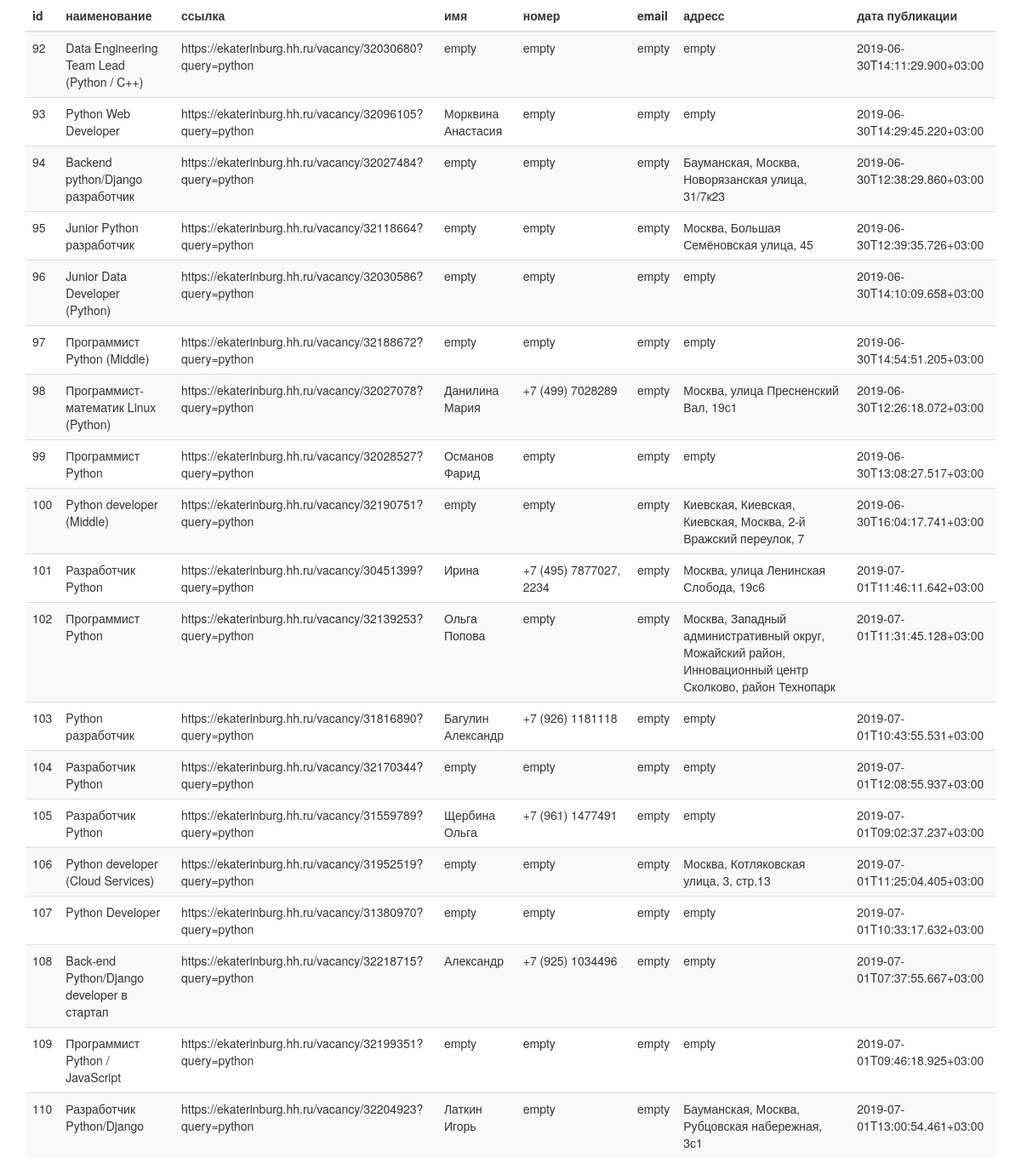
The page / on the database its author committed.
### table/models.py (models this page shows)
class Table(models.Model):
	title = models.CharField(max_length = 50)
	link = models.URLField()
	name = models.CharField(max_length = 30)
	number =models.CharField(max_length = 25)
	email = models.EmailField()
	address = models.CharField(max_length = 50)
	date_public = models.CharField(max_length=30)

### table/views.py (the view)
# urls.py: re_path(r'^$', views.table),
def table(request):
	data = Table.objects.all()
	return render (request, 'table/table.html', {'employ' : data })

### templates/table/table.html (shortened to what this page needs)
<!doctype html>
<html lang="en">
  <head>
    <link rel="stylesheet" href="https://maxcdn.bootstrapcdn.com/bootstrap/3.3.7/css/bootstrap.min.css">
    <link rel="stylesheet" href="https://maxcdn.bootstrapcdn.com/bootstrap/3.3.7/css/bootstrap-theme.min.css">
  </head>
  <body>
      <div class="container">
          <table class="table table-striped">
              <thead>
                  <tr>
                      <th>id</th>
                      <th>наименование</th>
                      <th>ссылка</th>
                      <th>имя</th>
                      <th>номер</th>
                      <th>email</th>
                      <th>адресс</th>
                      <th>дата публикации</th>
                  </tr>
              </thead>
              <tbody>
                  {% for emp in employ %}
                  <tr>
                      <td>{{ emp.id }}</td>
                      <td>{{ emp.title }}</td>
                      <td>{{ emp.link }}</td>
                      <td>{{ emp.name }}</td>
                      <td>{{ emp.number }}</td>
                      <td>{{ emp.email }}</td>
                      <td>{{ emp.address }}</td>
                      <td>{{ emp.date_public }}</td>
                  </tr>
                 {% endfor %}
              </tbody>
          </table>
      </div>
  </body>
  </html>

### rows shown on the page
Table: id "92", title "Data Engineering Team Lead (Python / C++)", link "https://ekaterinburg.hh.ru/vacancy/32030680?query=python", name "empty", number "empty", email "empty", address "empty", date_public "2019-06-30T14:11:29.900+03:00"
Table: id "93", title "Python Web Developer", link "https://ekaterinburg.hh.ru/vacancy/32096105?query=python", name "Морквина Анастасия", number "empty", email "empty", address "empty", date_public "2019-06-30T14:29:45.220+03:00"
Table: id "94", title "Backend python/Django разработчик", link "https://ekaterinburg.hh.ru/vacancy/32027484?query=python", name "empty", number "empty", email "empty", address "Бауманская, Москва, Новорязанская улица, 31/7к23", date_public "2019-06-30T12:38:29.860+03:00"
Table: id "95", title "Junior Python разработчик", link "https://ekaterinburg.hh.ru/vacancy/32118664?query=python", name "empty", number "empty", email "empty", address "Москва, Большая Семёновская улица, 45", date_public "2019-06-30T12:39:35.726+03:00"
Table: id "96", title "Junior Data Developer (Python)", link "https://ekaterinburg.hh.ru/vacancy/32030586?query=python", name "empty", number "empty", email "empty", address "empty", date_public "2019-06-30T14:10:09.658+03:00"
Table: id "97", title "Программист Python (Middle)", link "https://ekaterinburg.hh.ru/vacancy/32188672?query=python", name "empty", number "empty", email "empty", address "empty", date_public "2019-06-30T14:54:51.205+03:00"
Table: id "98", title "Программист-математик Linux (Python)", link "https://ekaterinburg.hh.ru/vacancy/32027078?query=python", name "Данилина Мария", number "+7 (499) 7028289", email "empty", address "Москва, улица Пресненский Вал, 19с1", date_public "2019-06-30T12:26:18.072+03:00"
Table: id "99", title "Программист Python", link "https://ekaterinburg.hh.ru/vacancy/32028527?query=python", name "Османов Фарид", number "empty", email "empty", address "empty", date_public "2019-06-30T13:08:27.517+03:00"
Table: id "100", title "Python developer (Middle)", link "https://ekaterinburg.hh.ru/vacancy/32190751?query=python", name "empty", number "empty", email "empty", address "Киевская, Киевская, Киевская, Москва, 2-й Вражский переулок, 7", date_public "2019-06-30T16:04:17.741+03:00"
Table: id "101", title "Разработчик Python", link "https://ekaterinburg.hh.ru/vacancy/30451399?query=python", name "Ирина", number "+7 (495) 7877027, 2234", email "empty", address "Москва, улица Ленинская Слобода, 19с6", date_public "2019-07-01T11:46:11.642+03:00"
Table: id "102", title "Программист Python", link "https://ekaterinburg.hh.ru/vacancy/32139253?query=python", name "Ольга Попова", number "empty", email "empty", address "Москва, Западный административный округ, Можайский район, Инновационный центр Сколково, район Технопарк", date_public "2019-07-01T11:31:45.128+03:00"
Table: id "103", title "Python разработчик", link "https://ekaterinburg.hh.ru/vacancy/31816890?query=python", name "Багулин Александр", number "+7 (926) 1181118", email "empty", address "empty", date_public "2019-07-01T10:43:55.531+03:00"
Table: id "104", title "Разработчик Python", link "https://ekaterinburg.hh.ru/vacancy/32170344?query=python", name "empty", number "empty", email "empty", address "empty", date_public "2019-07-01T12:08:55.937+03:00"
Table: id "105", title "Разработчик Python", link "https://ekaterinburg.hh.ru/vacancy/31559789?query=python", name "Щербина Ольга", number "+7 (961) 1477491", email "empty", address "empty", date_public "2019-07-01T09:02:37.237+03:00"
Table: id "106", title "Python developer (Cloud Services)", link "https://ekaterinburg.hh.ru/vacancy/31952519?query=python", name "empty", number "empty", email "empty", address "Москва, Котляковская улица, 3, стр.13", date_public "2019-07-01T11:25:04.405+03:00"
Table: id "107", title "Python Developer", link "https://ekaterinburg.hh.ru/vacancy/31380970?query=python", name "empty", number "empty", email "empty", address "empty", date_public "2019-07-01T10:33:17.632+03:00"
Table: id "108", title "Back-end Python/Django developer в стартап", link "https://ekaterinburg.hh.ru/vacancy/32218715?query=python", name "Александр", number "+7 (925) 1034496", email "empty", address "empty", date_public "2019-07-01T07:37:55.667+03:00"
Table: id "109", title "Программист Python / JavaScript", link "https://ekaterinburg.hh.ru/vacancy/32199351?query=python", name "empty", number "empty", email "empty", address "empty", date_public "2019-07-01T09:46:18.925+03:00"
Table: id "110", title "Разработчик Python/Django", link "https://ekaterinburg.hh.ru/vacancy/32204923?query=python", name "Латкин Игорь", number "empty", email "empty", address "Бауманская, Москва, Рубцовская набережная, 3с1", date_public "2019-07-01T13:00:54.461+03:00"
